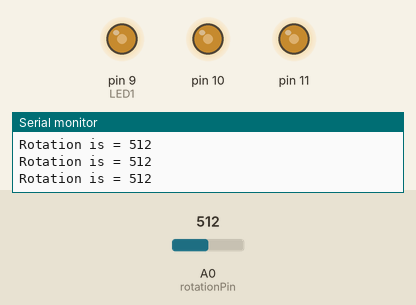
The sketch below on a simulated Arduino Uno, built with avr-gcc and run on an emulated ATmega328P. Shown: output pins drawn as LEDs (lit = HIGH), the last lines printed to the serial monitor. Inputs (shaded band) come from the test bench; at power-on: A0 (rotationPin) = 512.

Above: at 1.2 s.
1.3 s: A0 (rotationPin) set to 982
At 2.6 s:
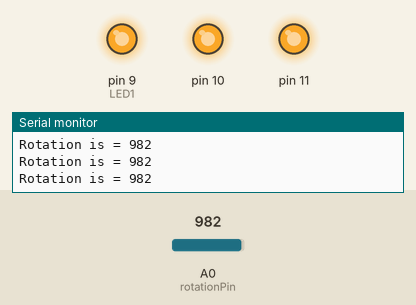
2.9 s: A0 (rotationPin) set to 1016
At 4.2 s:
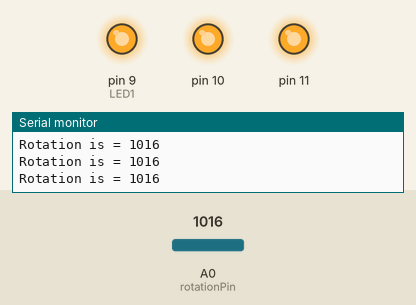
4.5 s: A0 (rotationPin) set to 716
At 5.0 s:
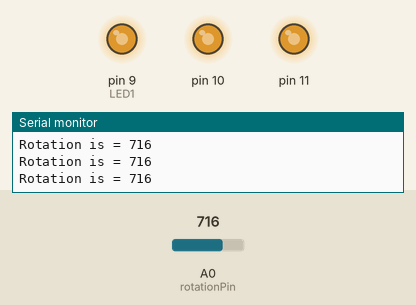
6.1 s: A0 (rotationPin) set to 900
At 7.2 s:
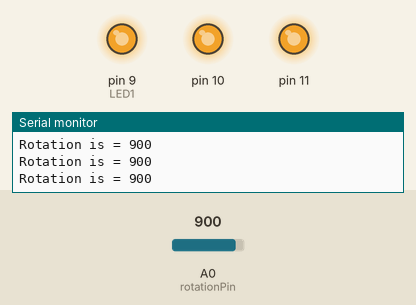
7.6 s: A0 (rotationPin) set to 511
At 8.8 s:
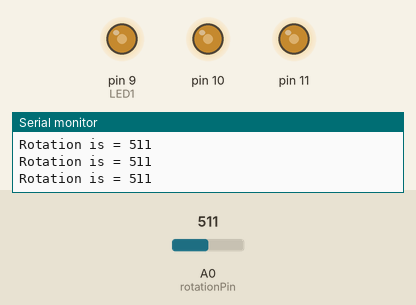
9.2 s: A0 (rotationPin) set to 109
At 10.5 s:
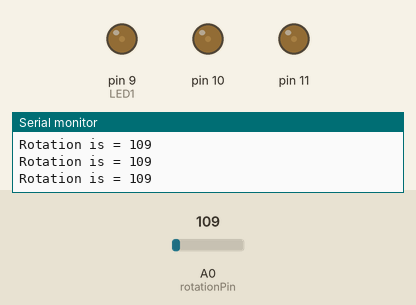
10.8 s: A0 (rotationPin) set to 92
Timing chart, 0 to 13.4 s (numbered marks = the images above; inputs shaded):
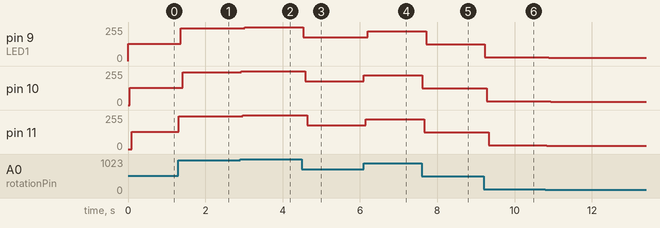

The sketch:

Lab003L42.ino
```cpp
/*
Name:		Lab003L4.2.ino
Created:	5/30/2018 4:32:10 PM
Author:	chris dyck
Description: Light Show Challenge  Write a program that will vary the brightness of the RGB led (D9-
D11), based on the value of the rotation sensor.

*/

//int LED1 = 13; //LED 1 Red
int LED1 = 9; //LED 1 Red
int LED2 = 10; //LED 2 Green
int LED3 = 11; //LED 3 Blue

int rotationPin = A0; //The rotation sensor is plugged into pin A0 of the Arduino.
int data = 0;           //Used to store data from sensor.
int delayTime = 30;
int currentLed = LED1;
int brightness = 255;

void setup() { //The Setup function runs once.
	Serial.begin(9600); //This will enable the Arduino to send data to the Serial monitor.
	pinMode(LED1, OUTPUT);
}

void loop() { //The loop function runs forever

	for (int led = LED1; led <= LED3; led++) {
		data = Read(); //Get current rotation
		brightness = data / 4; //Calculate a brightness level
		analogWrite(led, brightness); //Write the brightness to the LED
		delay(50);
	}

}

int Read() {
	int value = analogRead(rotationPin);  //Read the value from the light sensor and store it in the lightData variable.
	Serial.print("Rotation is = ");
	Serial.println(value);  //Print the data to the serial port.

	return(value);
}
```

Measured:
- after the input at 1.3 s, pin 9 (LED1): 128/255 → 245/255 after 0.06 s; pin 10: 128/255 → 245/255 after 0.11 s; pin 11: 128/255 → 245/255 at once
- after the input at 2.9 s, pin 9 (LED1): 245/255 → 254/255 after 0.13 s; pin 10: 245/255 → 254/255 at once; pin 11: 245/255 → 254/255 after 0.07 s
- after the input at 4.5 s, pin 9 (LED1): 254/255 → 179/255 at once; pin 10: 254/255 → 179/255 after 0.09 s; pin 11: 254/255 → 179/255 after 0.14 s
- after the input at 6.1 s, pin 9 (LED1): 179/255 → 225/255 after 0.10 s; pin 10: 179/255 → 225/255 at once; pin 11: 179/255 → 225/255 after 0.05 s
- after the input at 7.6 s, pin 9 (LED1): 225/255 → 127/255 after 0.11 s; pin 10: 225/255 → 127/255 at once; pin 11: 225/255 → 127/255 after 0.06 s
- after the input at 9.2 s, pin 9 (LED1): 127/255 → 27/255 at once; pin 10: 127/255 → 27/255 after 0.08 s; pin 11: 127/255 → 27/255 after 0.13 s
- after the input at 10.8 s, pin 9 (LED1): 27/255 → 23/255 after 0.09 s; pin 10: 27/255 → 23/255 after 0.14 s; pin 11: 27/255 → 23/255 at once
